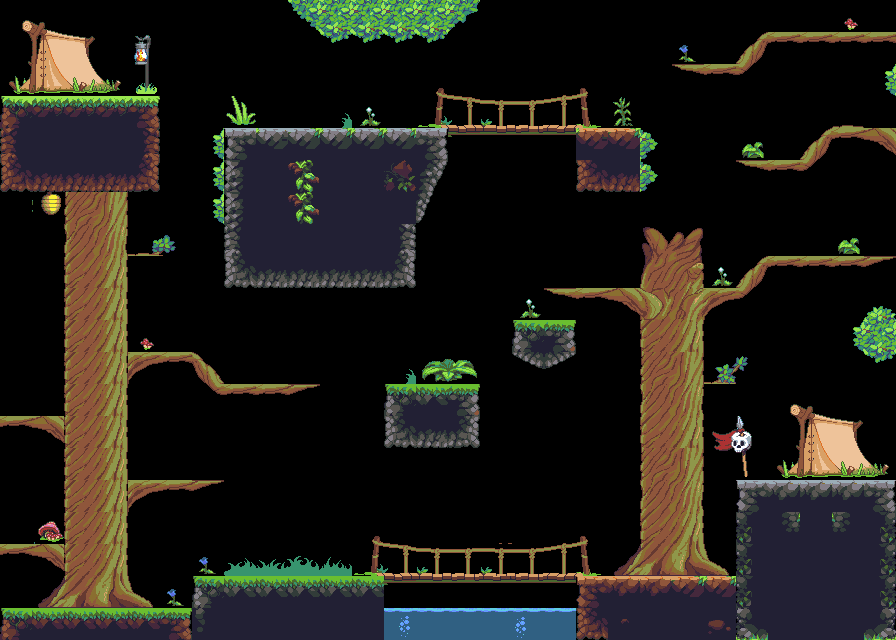

Tiled map render using the project's own tile images. Description and the map definition, with tile-layer contents summarised, below:
An orthogonal 28x20 tile map with 32x32 px tiles, 1 tile layer (tiles).

<map version="1.0" orientation="orthogonal" renderorder="right-down" width="28" height="20" tilewidth="32" tileheight="32" nextobjectid="1">
 <tileset firstgid="1" name="jungle" tilewidth="32" tileheight="32" tilecount="476" columns="28">
  <image source="jungle.png" width="896" height="560" />
 </tileset>
 <layer name="tiles" width="28" height="20">
  <data>[560 cells, 325 non-empty, 137 distinct tile ids]</data>
 </layer>
</map>